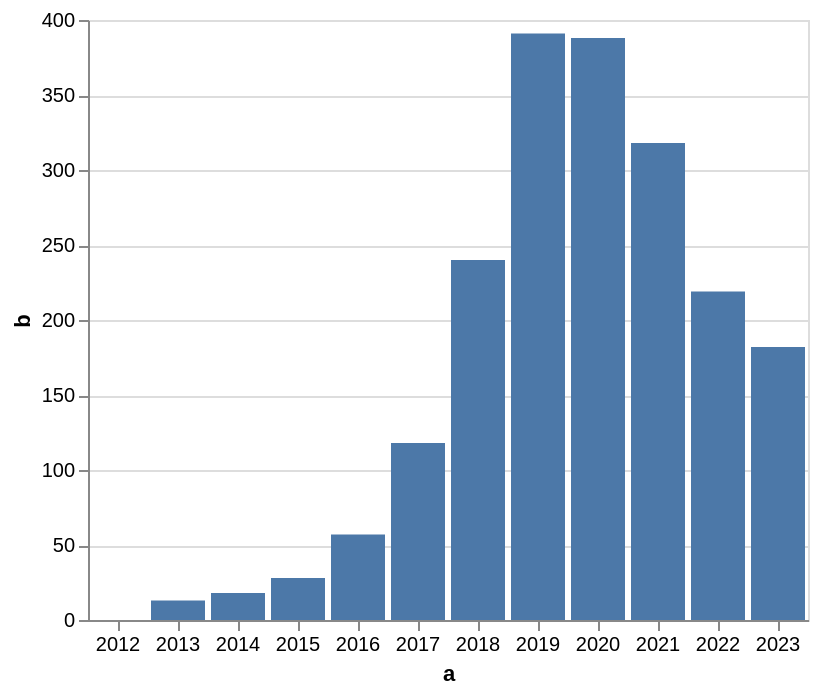

This figure's Vega-Lite source:
### Vega-Lite specification from a JSON file in a GitHub repository (floating-point values rounded to 4 significant figures)
{"$schema": "https://vega.github.io/schema/vega-lite/v5.json", "description": "A simple bar chart with embedded data.", "data": {"values": [{"a": "2012", "b": 0}, {"a": "2013", "b": 13}, {"a": "2014", "b": 18}, {"a": "2015", "b": 28}, {"a": "2016", "b": 57}, {"a": "2017", "b": 118}, {"a": "2018", "b": 240}, {"a": "2019", "b": 391}, {"a": "2020", "b": 388}, {"a": "2021", "b": 318}, {"a": "2022", "b": 219}, {"a": "2023", "b": 182}]}, "width": {"step": 30}, "mark": "bar", "encoding": {"x": {"field": "a", "type": "nominal", "axis": {"labelAngle": 0}}, "y": {"field": "b", "type": "quantitative"}}}
